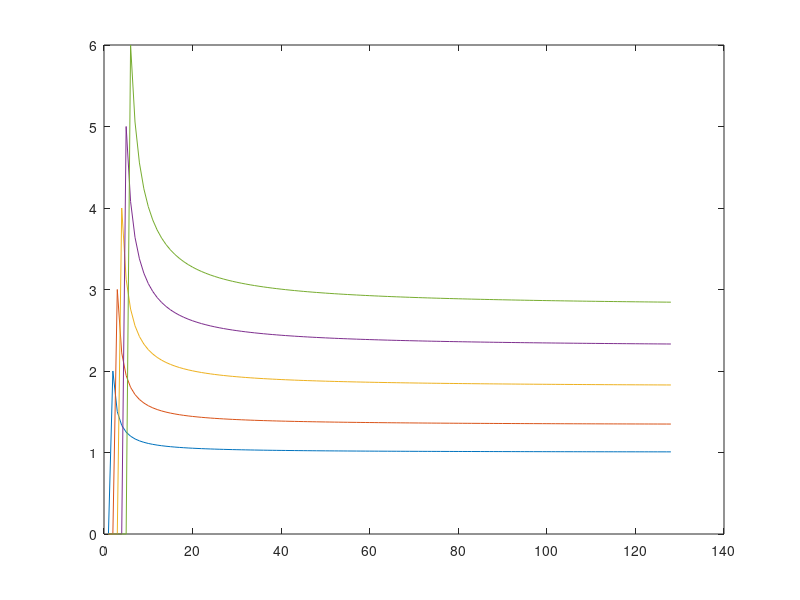
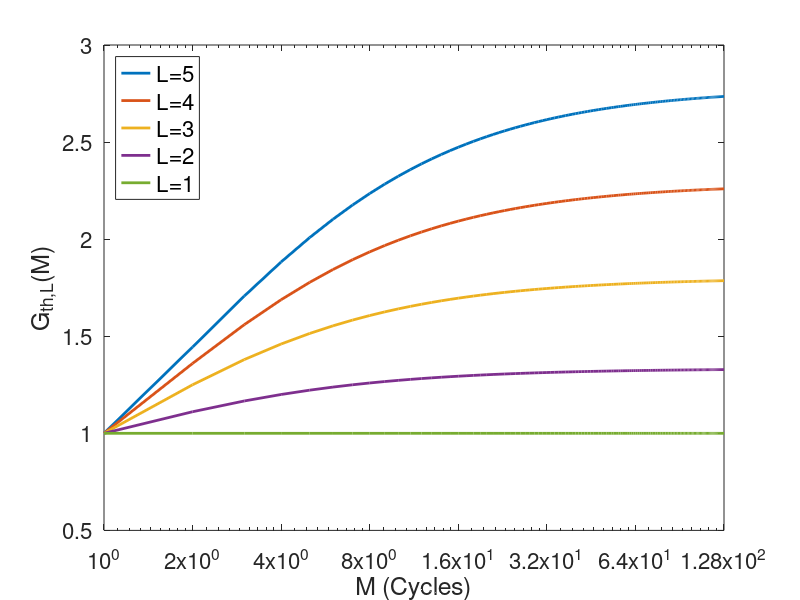

Here is the MATLAB script that generated these plots, in order:
clear;
Lth_order = 5;
M_cycles = 128;
i_start_M_cycles=1;
i_end_M_cycles=128;
sum = [];
square_of_sum = [];
sum_of_square = [];
Gth_L = [];


% i_order == 1
sum = ones(1,M_cycles);

% i_order > 1
for i_order = 2:(Lth_order+1)
    for i_cycle = 1:M_cycles
        if(i_cycle < i_order)
            sum(i_order,i_cycle)=0;
        else
            sum(i_order,i_cycle)=sum(i_order,i_cycle-1)+sum(i_order-1,i_cycle-1);
        end
    end
end

square_of_sum = sum.*sum;

sum_of_square = zeros(Lth_order,1);
for i_order = 1:Lth_order
    for i_cycle = 2:M_cycles
        if(i_cycle < i_order)
            sum_of_square(i_order,i_cycle)=0;
        else
            sum_of_square(i_order,i_cycle)=sum_of_square(i_order,i_cycle-1)+square_of_sum(i_order,i_cycle-1);
        end
    end
end

square_of_sum(square_of_sum==0)=-1;
M_by_sum_of_square = [1:M_cycles].*sum_of_square;
Gth_L = M_by_sum_of_square./square_of_sum(2:end,1:end);

figure(1); %%*** With delay Integrators
set(gcf, 'color', [1 1 1]);
Gth_L = Gth_L(:,i_start_M_cycles:i_end_M_cycles);
plot(Gth_L');



sum = [];
square_of_sum = [];
sum_of_square = [];
Gth_L = [];


% i_order == 1
sum = ones(Lth_order+1,M_cycles);

% i_order > 1
for i_order = 2:(Lth_order+1)
    for i_cycle = 2:M_cycles
        sum(i_order,i_cycle)=sum(i_order,i_cycle-1)+sum(i_order-1,i_cycle);
    end
end

square_of_sum = sum.*sum;

sum_of_square = ones(Lth_order,1);
for i_order = 1:Lth_order
    for i_cycle = 2:M_cycles
        sum_of_square(i_order,i_cycle)=sum_of_square(i_order,i_cycle-1)+square_of_sum(i_order,i_cycle);
    end
end

% square_of_sum(square_of_sum==0)=-1;
M_by_sum_of_square = [1:M_cycles].*sum_of_square;
Gth_L = M_by_sum_of_square./square_of_sum(2:end,1:end);

figure(2); %%*** With non-delay integrators
set(gcf, 'color', [1 1 1]);
Gth_L = Gth_L(:,i_start_M_cycles:i_end_M_cycles);
for i_order = Lth_order:-1:1
    data(:,Lth_order-i_order+1) = Gth_L(i_order,:);
end
semilogx(data,'LineWidth',2);
xlim([1 128]);
ylim([0.5 3]);
x_axis_tick = 2.^(0:7);
xticks(x_axis_tick);
set(gca, 'FontSize', 16);
xlabel('M (Cycles)','FontSize',18);
ylabel('G_t_h_,_L(M)','FontSize',18);
legend('L=5','L=4','L=3','L=2','L=1',"location",'northwest','FontSize',16);
% title('thermal noise penalty');